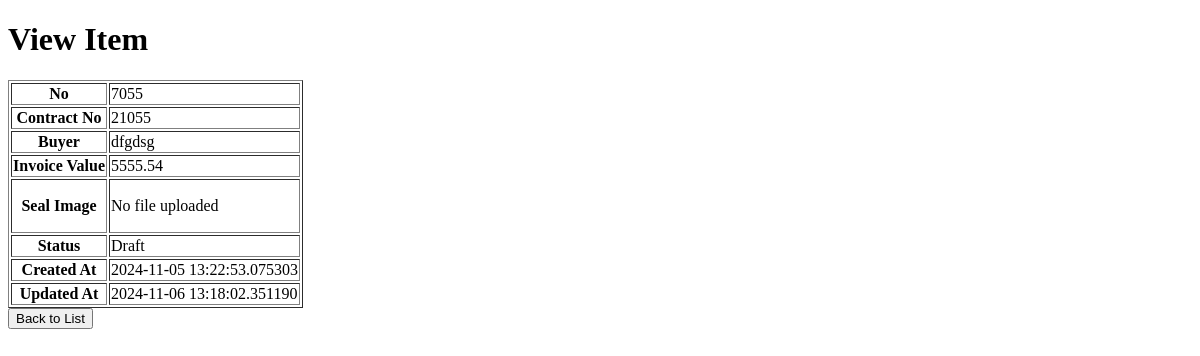
The app's page /view/21055, older data.
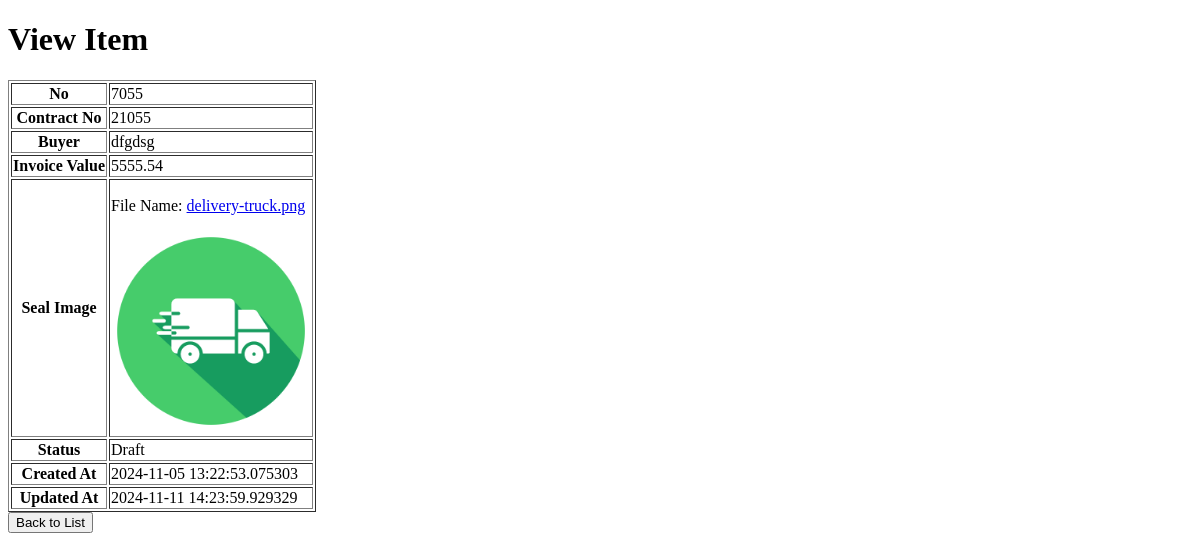
The same page, newer data.
### app.py (models this page shows, shortened)
class FormData(db.Model):
    id = db.Column(db.Integer, primary_key=True)
    no = db.Column(db.String(100), nullable=False)
    contract_no = db.Column(db.String(100), nullable=False)
    cert_no = db.Column(db.String(100), nullable=False)
    grade = db.Column(db.String(100), nullable=False)
    buyer = db.Column(db.String(100), nullable=False)
    invoice_value = db.Column(db.Float, nullable=False)
    payment_term = db.Column(db.String(50), nullable=False)
    seal_image = db.Column(db.String(200), nullable=True)
    undertaking_image = db.Column(db.String(200), nullable=True)
    documentary_credit = db.Column(db.String(200), nullable=True)
    bags = db.Column(db.String(200), nullable=True)
    mts = db.Column(db.String(200), nullable=True)
    fcl = db.Column(db.String(200), nullable=True)
    clu_inspected_date = db.Column(db.String(200), nullable=True)
    clu_result = db.Column(db.String(200), nullable=True)
    destination = db.Column(db.String(200), nullable=True)
    permit_number = db.Column(db.String(200), nullable=True)
    lpco_number = db.Column(db.String(200), nullable=True)
    shipping_line = db.Column(db.String(200), nullable=True)
    pss_sample_date = db.Column(db.String(100), nullable=False)
    pss_sample_result_date = db.Column(db.String(100), nullable=False)
    pss_result = db.Column(db.String(50), nullable=False)
    pss_comment = db.Column(db.Text, nullable=True)
    booking_number = db.Column(db.String(100), nullable=False)
    booking_confirmation_image = db.Column(db.String(200), nullable=True)
    container_number = db.Column(db.String(100), nullable=False)
    container_image = db.Column(db.String(200), nullable=True)
    seal_number = db.Column(db.String(100), nullable=False)
    date_loaded_from_wh = db.Column(db.String(100), nullable=False)
    transitor_name = db.Column(db.String(100), nullable=False)
    transitor_operation_number = db.Column(db.String(100), nullable=False)
    insurance_company = db.Column(db.String(100), nullable=False)
    insurance_amount = db.Column(db.Float, nullable=False)
    truck_or_train_plate_number = db.Column(db.String(100), nullable=False)
    driver_phone_number = db.Column(db.String(100), nullable=False)
    djibouti_forwarder = db.Column(db.String(100), nullable=False)
    djibouti_forwarder_contact = db.Column(db.String(100), nullable=False)
    vessel_date = db.Column(db.String(100), nullable=False)
    vessel_name = db.Column(db.String(100), nullable=False)
    bill_no = db.Column(db.String(100), nullable=False)
    date_received_obl = db.Column(db.String(100), nullable=False)
    date_docs_sent_to_bank = db.Column(db.String(100), nullable=False)
    docs_awb_number = db.Column(db.String(100), nullable=False)
    date_credit_advice_received = db.Column(db.String(100), nullable=False)
    payment_status = db.Column(db.String(100), nullable=False)
    amount_settled = db.Column(db.Float, nullable=False)
    bank = db.Column(db.String(100), nullable=False)
    ecd_number = db.Column(db.String(100), nullable=False)
    status = db.Column(db.String(100), nullable=False, default='Draft')  # Status starts as Draft
    remark = db.Column(db.String(100), nullable=False)
    railway_bill_image = db.Column(db.String(200), nullable=True)
    payment_receipt_image = db.Column(db.String(200), nullable=True)
    trackway_bill_image = db.Column(db.String(200), nullable=True)
    nb_contract_image = db.Column(db.String(200), nullable=True)
    commercial_invoice_image = db.Column(db.String(200), nullable=True)
    pl_image = db.Column(db.String(200), nullable=True)
    vgm_image = db.Column(db.String(200), nullable=True)
    payment_recieptt_image = db.Column(db.String(200), nullable=True)
    created_at = db.Column(db.DateTime, default=datetime.utcnow)  # Track when form is created
    updated_at = db.Column(db.DateTime, onupdate=datetime.utcnow)  # Track when form is updated

### app.py (the view)
@app.route('/view/<contract_no>')
def view_item(contract_no):
    item = FormData.query.filter_by(contract_no=contract_no).first()
    if not item:
        flash("Item not found", "error")
        return redirect(url_for('item_list'))  # Redirect if item doesn't exist
    return render_template('view_item.html', item=item)

### templates/view_item.html (shortened to what this page needs)
<!DOCTYPE html>
<html lang="en">
<head>
</head>
<body>
<h1>View Item</h1>
<table border="1">
    <tr>
        <th>No</th>
        <td>{{ item.no }}</td>
    </tr>
    <tr>
        <th>Contract No</th>
        <td>{{ item.contract_no }}</td>
    </tr>
    <tr>
        <th>Buyer</th>
        <td>{{ item.buyer }}</td>
    </tr>
    <tr>
        <th>Invoice Value</th>
        <td>{{ item.invoice_value }}</td>
    </tr>
    <tr>
        <th>Seal Image</th>
        <td>
            {% if item.seal_image %}
                <p>File Name:
                    <a href="{{ url_for('uploaded_file', filename=item.seal_image) }}" target="_blank">
                        {{ item.seal_image.rsplit('/', 1)[-1] }}
                    </a>
                </p>
                <img src="{{ url_for('uploaded_file', filename=item.seal_image) }}" alt="Seal Image" style="max-width: 200px;">
            {% else %}
                <p>No file uploaded</p>
            {% endif %}
        </td>
    </tr>
    <tr>
        <th>Status</th>
        <td>{{ item.status }}</td>
    </tr>
    <tr>
        <th>Created At</th>
        <td>{{ item.created_at }}</td>
    </tr>
    <tr>
        <th>Updated At</th>
        <td>{{ item.updated_at }}</td>
    </tr>
</table>
<button type="button" onClick="window.location.href='{{ url_for('list_items') }}'">Back to List</button>
</body>
</html>

Row changes from the older to the newer data that the page shows:
changed FormData "dfgdsg": seal_image (not shown) → "delivery-truck.png"; seal_image: picture added; updated_at "2024-11-06 13:18:02.351190" → "2024-11-11 14:23:59.929329"
Text that changed along with them:
text no longer shown: "No file uploaded"
text now shown: "File Name:"
